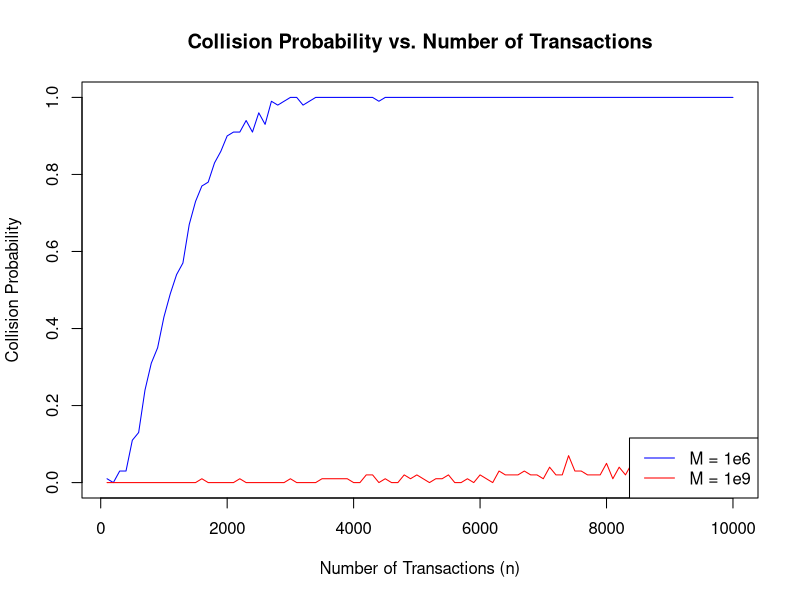
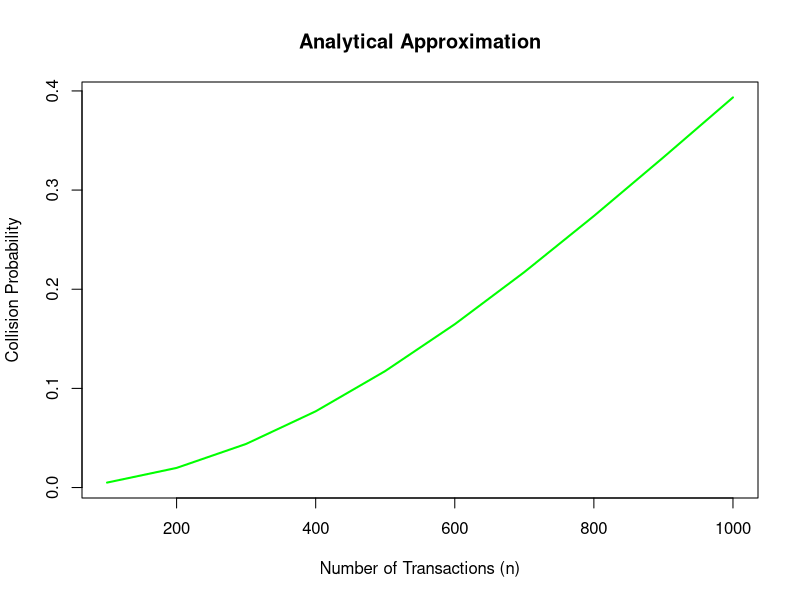

R code for these plots, in order:
## ---- chunk 1
# Function to simulate transaction identifiers
simulate_identifiers <- function(n, M) {
  sample(1:M, n, replace = TRUE)
}

# Example: Simulate 1000 identifiers from a pool of size 1,000,000
set.seed(123)
identifiers <- simulate_identifiers(1000, 1e6)
identifiers
## ---- chunk 2
# Function to check for collisions
has_collision <- function(identifiers) {
  any(duplicated(identifiers))
}

# Example: Check for collisions
has_collision(identifiers)
## ---- chunk 3
# Function to estimate collision probability
collision_probability <- function(n, M, trials = 10000) {
  results <- replicate(trials, {
    identifiers <- simulate_identifiers(n, M)
    has_collision(identifiers)
  })
  mean(results)
}

# Example: Estimate collision probability for n = 1000, M = 1,000,000
start_time <- Sys.time()
prob <- collision_probability(1000, 1e6)
end_time <- Sys.time()
elapsed_time <- end_time - start_time
cat("Collision probability:", prob, "\n")
cat("Elapsed time:", elapsed_time, "\n")
## ---- chunk 4
start_time <- Sys.time()
# Parameters
n_values <- seq(100, 10000, by = 100)
M_values <- c(1e6, 1e9)

# Compute probabilities
results <- lapply(M_values, function(M) sapply(n_values, collision_probability, M = M, trials = 100))

# Plot results
plot(n_values, results[[1]], type = "l", col = "blue", ylim = c(0, 1),
     xlab = "Number of Transactions (n)", ylab = "Collision Probability",
     main = "Collision Probability vs. Number of Transactions")
lines(n_values, results[[2]], col = "red")
legend("bottomright", legend = c("M = 1e6", "M = 1e9"), col = c("blue", "red"), lty = 1)
end_time <- Sys.time()
elapsed_time <- end_time - start_time
cat("Elapsed time:", elapsed_time, "\n")
## ---- chunk 5
# Reduced parameters
reduced_M_values <- c(1e5, 1e8)
reduced_n_values <- seq(100, 1000, 100)
reduced_trials <- 100

# Compute probabilities with reduced parameters
reduced_results <- lapply(reduced_M_values, function(M) sapply(reduced_n_values, collision_probability, M = M, trials = reduced_trials))
## ---- chunk 6
# Parallel collision probability (example with parallel package)
library(parallel)
parallel_collision_probability <- function(n, M, trials = 100) {
  cl <- makeCluster(detectCores() - 1)
  clusterExport(cl, c("n", "M", "simulate_identifiers", "has_collision"))
  results <- parSapply(cl, 1:trials, function(x) {
    identifiers <- simulate_identifiers(n, M)
    has_collision(identifiers)
  })
  stopCluster(cl)
  mean(results)
}
## ---- chunk 7
# Analytical collision probability formula
analytical_collision_probability <- function(n, M) {
  1 - exp(-n^2 / (2 * M))
}

# Example: Analytical estimation
n_values <- seq(100, 1000, 100)
M <- 1e6
analytical_results <- sapply(n_values, analytical_collision_probability, M = M)

# Plot analytical results
plot(n_values, analytical_results, type = "l", col = "green", lwd = 2,
     xlab = "Number of Transactions (n)", ylab = "Collision Probability",
     main = "Analytical Approximation")
